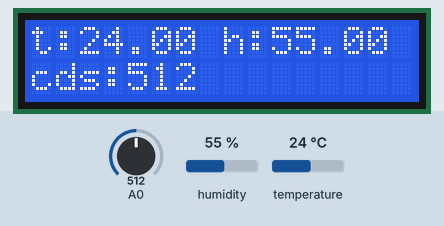
Simulated run of this sketch. Board: Arduino Uno, built with avr-gcc and run on an emulated ATmega328P. Parts: 16×2 character LCD. Inputs (shaded band) come from the test bench; at power-on: humidity 55 %, A0 = 512, temperature 24 °C. What the sketch prints to the serial monitor is not drawn.

Above: at 1.2 s.
1.3 s: humidity set to 22 %
At 3.4 s:
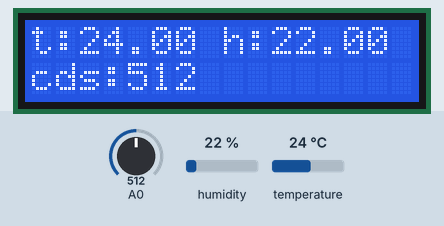
3.7 s: A0 set to 716
At 5.0 s:
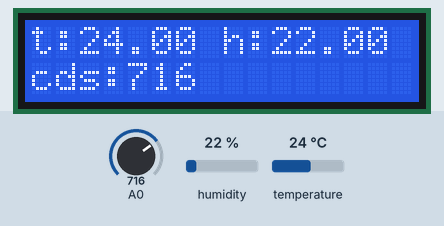
5.8 s: temperature set to 12 °C
At 7.6 s:
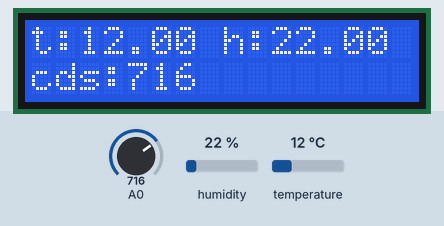
7.9 s: A0 set to 900
At 9.3 s:
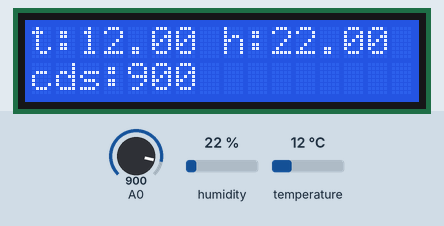
10.0 s: humidity set to 40 %
At 11.8 s:
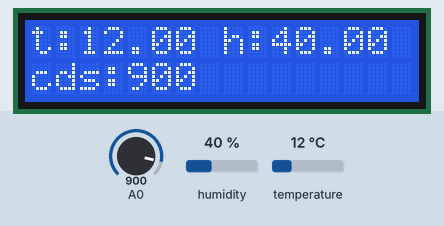
12.1 s: A0 set to 1023
At 13.6 s:
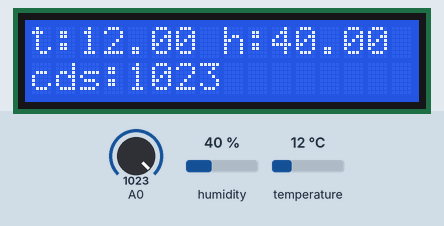
Timing chart, 0 to 15.1 s (numbered marks = the images above; inputs shaded):
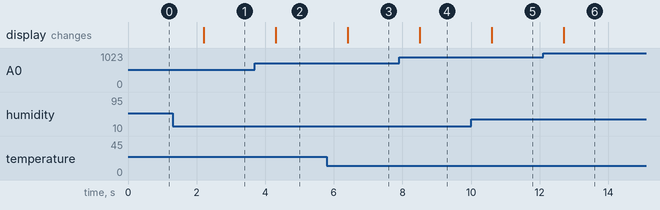

The sketch:

temp_humi_cds_OUTPUT_LCD_.ino
```cpp
#include <Wire.h> // i2C 통신을위한라이브러리
#include <LiquidCrystal_I2C.h> // LCD 1602 I2C용라이브러리
LiquidCrystal_I2C lcd(0x3F,16,2); // 접근주소: 0x3F 또는0x27
#include <DHT11.h> // DHT11의라이브러리를포함한다
int DHT11_PIN = 4;
int pin=4;            //Signal 이 연결된 아두이노의 핀번호
DHT11 dht11(pin);
void setup()
{
   Serial.begin(9600); //통신속도 설정
     lcd.begin();                      // initialize the lcd

  // Print a message to the LCD.

 // lcd.print("Hello, world!");
}

void loop()
{
  int cdsValue = analogRead(A0);
  int err;
  float temp, humi;
  if((err=dht11.read(humi, temp))==0) //온도, 습도 읽어와서 표시
  {
    Serial.print("G001");
    Serial.print(" ");
    Serial.print("temperature:");
    Serial.print(" ");
    Serial.print(temp);
    Serial.print(" ");
    Serial.print(" humidity:");
    Serial.print(" ");
    Serial.print(humi);
    Serial.print(" ");
    Serial.print(" cds:");
    Serial.print(" ");
    Serial.println(cdsValue);

    lcd.home();
    lcd.print("t:");
    lcd.print(temp);
    lcd.print(" h:");
    lcd.print(humi);
    lcd.setCursor(0,1);
    lcd.print("cds:");
    lcd.print(cdsValue);


  }
  else                                //에러일 경우 처리
  {
    Serial.println();
    Serial.print("Error No :");
    Serial.print(err);
    Serial.println();
    lcd.backlight();
    lcd.println();
    lcd.print("Error No :");
    lcd.print(err);
    lcd.println();
  }
  delay(1000);                        //1초마다 측정
}
```

Measured:
- after the input at 1.3 s, the display: changes after 0.91 s (image 1)
- after the input at 3.7 s, the display: changes after 0.61 s (image 2)
- after the input at 5.8 s, the display: changes after 0.61 s (image 3)
- after the input at 7.9 s, the display: changes after 0.61 s (image 4)
- after the input at 10.0 s, the display: changes after 0.61 s (image 5)
- after the input at 12.1 s, the display: changes after 0.61 s (image 6)
